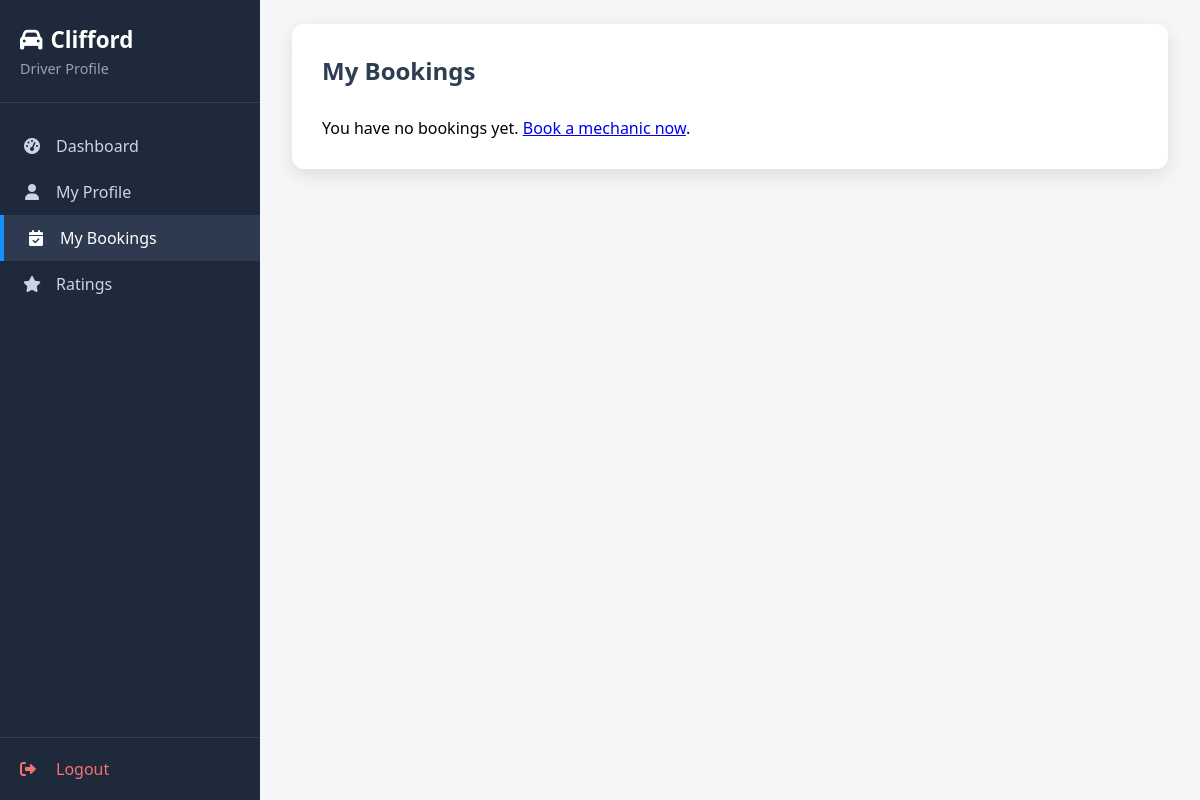
/forms/bookings/driver_bookings.php (signed in), run on an earlier commit of the app's database.
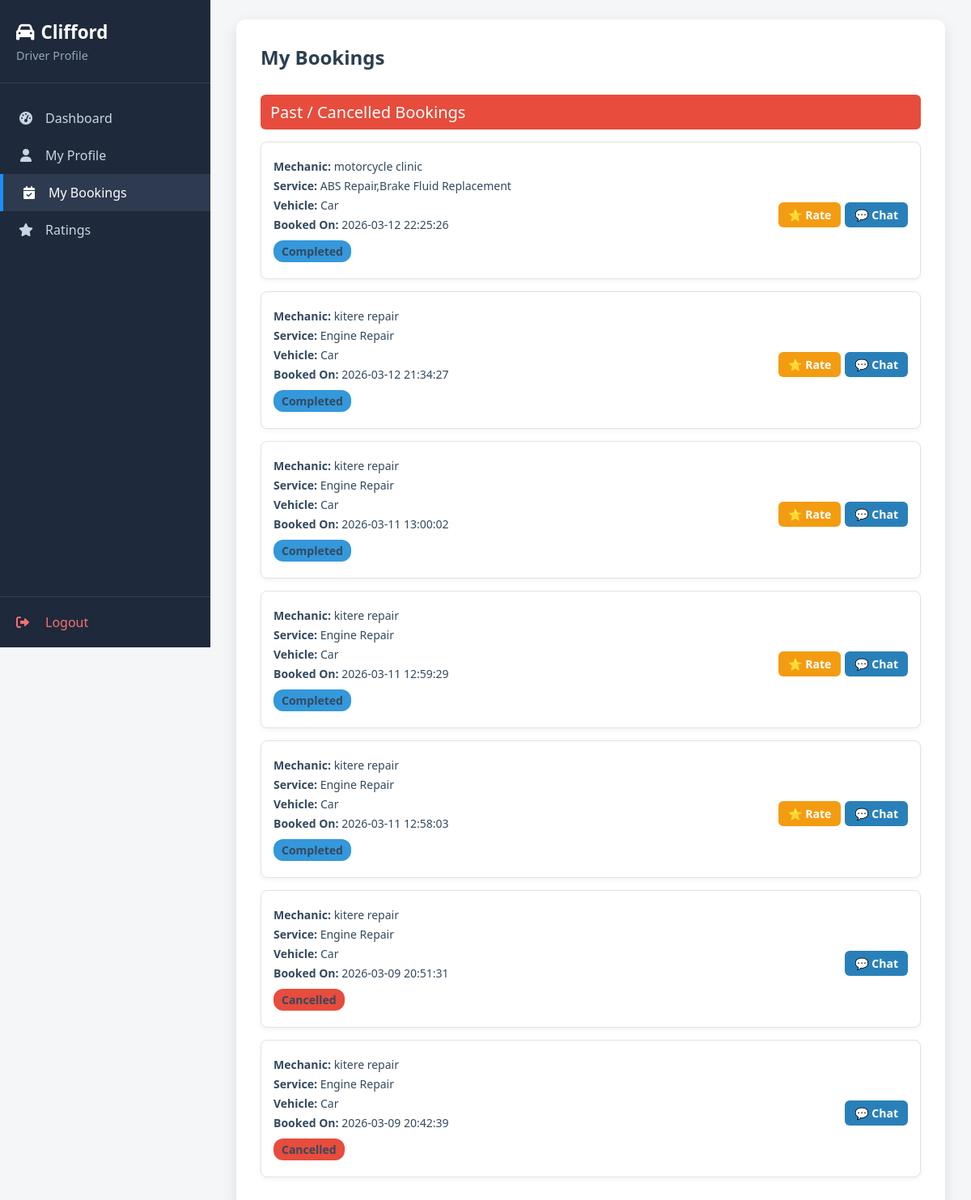
And on a later commit of the database.
### tables this page shows
CREATE TABLE `bookings` (
  `id` int(11) NOT NULL,
  `driver_id` int(11) NOT NULL,
  `mechanic_id` int(11) NOT NULL,
  `service_requested` varchar(255) DEFAULT NULL,
  `vehicle_type` varchar(50) DEFAULT NULL,
  `booking_status` enum('pending','accepted','completed','cancelled') DEFAULT 'pending',
  `accepted_at` datetime DEFAULT NULL,
  `driver_latitude` decimal(9,6) DEFAULT NULL,
  `driver_longitude` decimal(9,6) DEFAULT NULL,
  `driver_address` varchar(255) DEFAULT NULL,
  `notes` text DEFAULT NULL,
  `created_at` datetime DEFAULT current_timestamp(),
  `updated_at` datetime DEFAULT current_timestamp() ON UPDATE current_timestamp()
);

CREATE TABLE `mechanics` (
  `id` int(11) NOT NULL,
  `user_id` int(11) NOT NULL,
  `garage_name` varchar(255) NOT NULL,
  `experience` int(11) NOT NULL,
  `certifications` text DEFAULT NULL,
  `vehicle_types` text NOT NULL,
  `services_offered` text NOT NULL,
  `latitude` decimal(9,6) NOT NULL,
  `longitude` decimal(9,6) NOT NULL,
  `availability` tinyint(1) DEFAULT 1,
  `created_at` datetime DEFAULT current_timestamp(),
  `service_ids` longtext DEFAULT NULL CHECK (json_valid(`service_ids`))
);

### forms/bookings/driver_bookings.php (the view, shortened to what this page needs)
<?php
require_once($_SERVER['DOCUMENT_ROOT'] . "/mechanics_tracer/forms/config.php");
$user_id = $_SESSION['user_id'];
$stmt = $conn->prepare("SELECT id FROM drivers WHERE user_id = ?");
$stmt->bind_param("i", $user_id);
$stmt->execute();
$result = $stmt->get_result();
$driver = $result->fetch_assoc();
$driver_id = $driver['id'];
$user_name = "Driver";
$us = $conn->prepare("SELECT full_name FROM users WHERE id = ?");
$us->bind_param("i", $user_id);
$us->execute();
if ($ur = $us->get_result()->fetch_assoc()) {
    $user_name = explode(" ", $ur['full_name'])[0];
}
$stmt = $conn->prepare("
    SELECT b.*, m.garage_name, m.id AS mechanic_id
    FROM bookings b
    JOIN mechanics m ON b.mechanic_id = m.id
    WHERE b.driver_id = ?
    ORDER BY b.created_at DESC
");
$stmt->bind_param("i", $driver_id);
$stmt->execute();
$result = $stmt->get_result();
$bookings = $result->fetch_all(MYSQLI_ASSOC);
$active = [];
$past = [];
$rated_ids = [];
foreach($bookings as $b){
    if(in_array($b['booking_status'], ['pending','accepted'])){
        $active[] = $b;
    } else {
        $b['can_rate'] = ($b['booking_status'] === 'completed' && !isset($rated_ids[(int)$b['id']]));
        $b['rating_data'] = $rated_ids[(int)$b['id']] ?? null;
        $past[] = $b;
    }
}
?>
<!DOCTYPE html>
<html lang="en">
<head>
<link rel="stylesheet" href="https://cdnjs.cloudflare.com/ajax/libs/font-awesome/6.0.0-beta3/css/all.min.css">
<link rel="stylesheet" href="/mechanics_tracer/assets/css/ux_enhancements.css">
<link rel="stylesheet" href="/mechanics_tracer/assets/css/chat.css">
</head>
<body>
<div class="app-wrapper">
  <aside class="sidebar" id="sidebar">
    <div class="sidebar-header">
      <h2><i class="fas fa-car" style="margin-right: 8px;"></i><?php echo htmlspecialchars($user_name); ?></h2>
      <p>Driver Profile</p>
    </div>
    <nav class="nav-links">
      <a href="/mechanics_tracer/dashboard/driver_dashboard.php"><i class="fas fa-tachometer-alt"></i> Dashboard</a>
      <a href="/mechanics_tracer/forms/profile/driver_profile.php"><i class="fas fa-user"></i> My Profile</a>
      <a href="/mechanics_tracer/forms/bookings/driver_bookings.php" class="active"><i class="fas fa-calendar-check"></i> My Bookings</a>
      <a href="/mechanics_tracer/dashboard/rate_mechanic.php"><i class="fas fa-star"></i> Ratings</a>
    </nav>
    <div class="sidebar-footer">
      <a href="/mechanics_tracer/forms/auth/logout.php"><i class="fas fa-sign-out-alt"></i> Logout</a>
    </div>
  </aside>
  <main class="main-content">
    <div class="container">
      <h2 class="page-title">
        My Bookings
      </h2>
<?php if(empty($bookings)): ?>
    <p>You have no bookings yet. <a href="/mechanics_tracer/forms/bookings/book_mechanic.php">Book a mechanic now</a>.</p>
<?php else: ?>
    <?php if(!empty($past)): ?>
        <div class="section-title past">Past / Cancelled Bookings</div>
        <?php foreach($past as $b): ?>
            <div class="booking">
                <div class="booking-info">
                    <p><strong>Mechanic:</strong> <?php echo htmlspecialchars($b['garage_name']); ?></p>
                    <p><strong>Service:</strong> <?php echo htmlspecialchars($b['service_requested']); ?></p>
                    <p><strong>Vehicle:</strong> <?php echo htmlspecialchars($b['vehicle_type']); ?></p>
                    <p><strong>Booked On:</strong> <?php echo htmlspecialchars($b['created_at']); ?></p>
                    <p class="status <?php echo htmlspecialchars($b['booking_status']); ?>"><?php echo ucfirst($b['booking_status']); ?></p>
                </div>
                <div class="actions">
                    <?php if (!empty($b['can_rate'])): ?>
                        <button class="chat-icon" style="background:#f39c12;" onclick="openRateModal(<?php echo $b['id']; ?>)">⭐ Rate</button>
                    <?php elseif(!empty($b['rating_data'])): ?>
                        <div style="color:#fbbf24; margin-right: 10px; display:flex; align-items:center;" title="Rated: <?php echo htmlspecialchars($b['rating_data']['review']); ?>">
                            <?php echo str_repeat('<i class="fas fa-star"></i>', (int)$b['rating_data']['stars']); ?>
                        </div>
                    <?php endif; ?>
                    <button class="chat-icon" onclick="MT_Chat.open(<?php echo $b['id']; ?>,'<?php echo addslashes($b['garage_name']); ?>')">💬 Chat</button>
                </div>
            </div>
        <?php endforeach; ?>
    <?php endif; ?>
<?php endif; ?>
    </div>
  </main>
</div>
</body>
</html>

What changed in the data, as far as the page shows it:
added bookings: mechanic.garage_name "motorcycle clinic", service_requested "ABS Repair,Brake Fluid Replacement", vehicle_type "Car", created_at "2026-03-12 22:25:26", booking_status "Completed"
added bookings: mechanic.garage_name "kitere repair", service_requested "Engine Repair", vehicle_type "Car", created_at "2026-03-12 21:34:27", booking_status "Completed"
added bookings: mechanic.garage_name "kitere repair", service_requested "Engine Repair", vehicle_type "Car", created_at "2026-03-11 13:00:02", booking_status "Completed"
added bookings: mechanic.garage_name "kitere repair", service_requested "Engine Repair", vehicle_type "Car", created_at "2026-03-11 12:59:29", booking_status "Completed"
added bookings: mechanic.garage_name "kitere repair", service_requested "Engine Repair", vehicle_type "Car", created_at "2026-03-11 12:58:03", booking_status "Completed"
added bookings: mechanic.garage_name "kitere repair", service_requested "Engine Repair", vehicle_type "Car", created_at "2026-03-09 20:51:31", booking_status "Cancelled"
added bookings: mechanic.garage_name "kitere repair", service_requested "Engine Repair", vehicle_type "Car", created_at "2026-03-09 20:42:39", booking_status "Cancelled"
Also different on the page:
text no longer shown: "You have no bookings yet. Book a mechanic now ."
text now shown: "Past / Cancelled Bookings"
